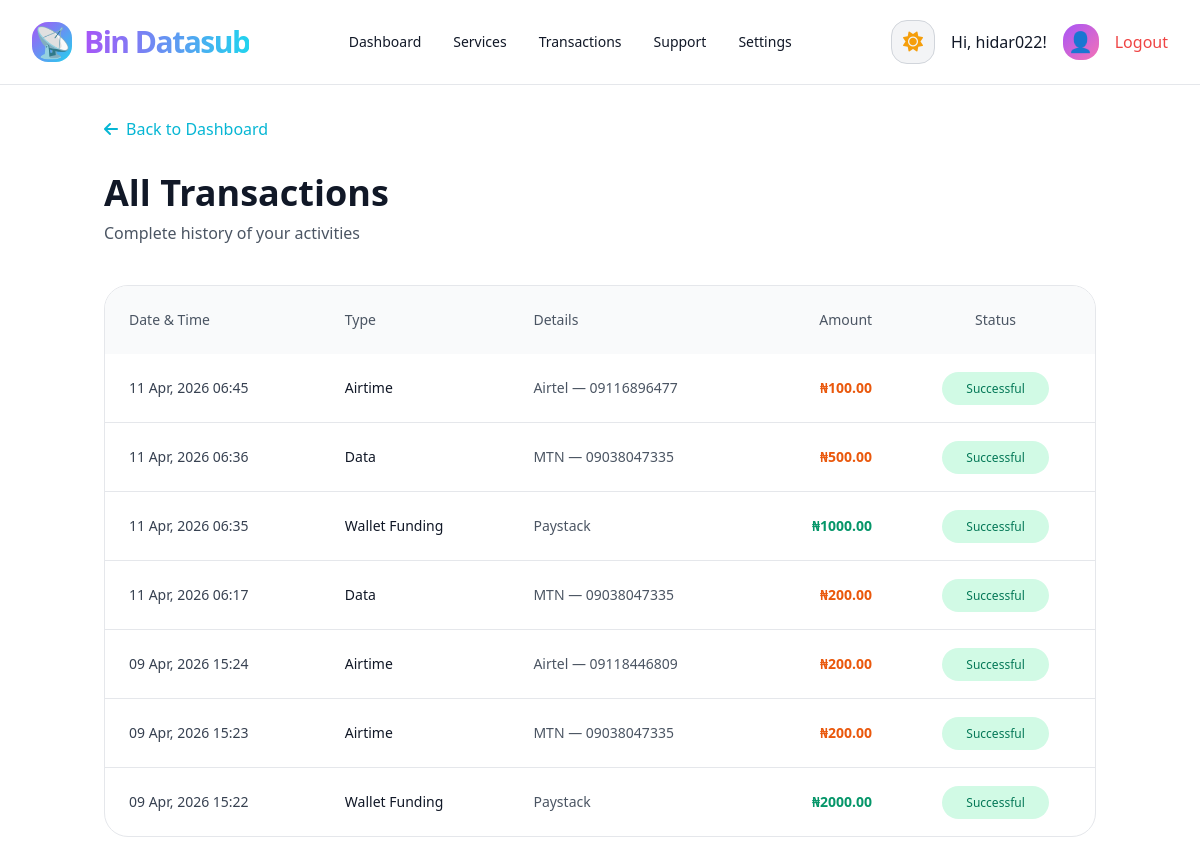
The page /transactions/ (signed in) on the database as committed earlier.
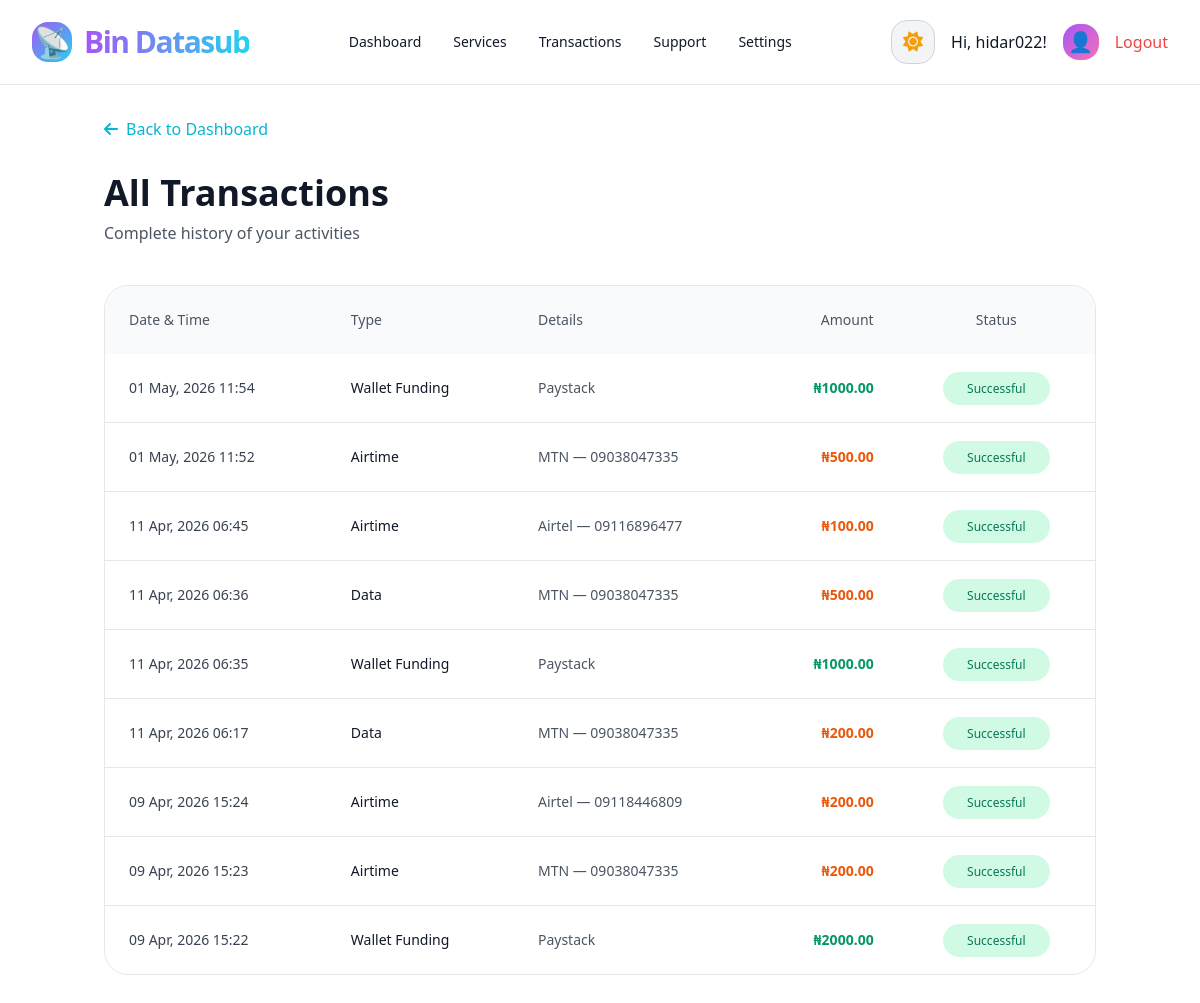
The same page on the database as committed later.
### vtuapp/models.py (models this page shows, shortened)
class Transaction(models.Model):
    user = models.ForeignKey(User, on_delete=models.CASCADE)
    transaction_type = models.CharField(max_length=50) # Airtime, Data, etc.
    amount = models.DecimalField(max_digits=10, decimal_places=2)
    provider = models.CharField(max_length=100, blank=True)
    phone_or_meter = models.CharField(max_length=50, blank=True)
    status = models.CharField(max_length=20, default='Successful')
    timestamp = models.DateTimeField(auto_now_add=True)

### vtuapp/views.py (the view)
# urls.py: path('transactions/', views.transactions_history, name='transactions'),
@login_required
def transactions_history(request):
    transactions = Transaction.objects.filter(user=request.user).order_by('-timestamp')
    return render(request, 'vtuapp/transactions.html', {'transactions': transactions})

### vtuapp/templates/vtuapp/transactions.html (shortened to what this page needs)
{% extends 'vtuapp/base.html' %}
{% block content %}
<div class="max-w-5xl mx-auto px-4 py-8">
    <a href="{% url 'dashboard' %}" class="inline-flex items-center gap-2 text-cyan-500 hover:text-cyan-600 mb-8">
        <i class="fas fa-arrow-left"></i> Back to Dashboard
    </a>
    <h1 class="text-4xl font-bold text-gray-900 dark:text-white mb-2">All Transactions</h1>
    <p class="text-gray-600 dark:text-cyan-300">Complete history of your activities</p>
    <div class="mt-10 bg-white dark:bg-[#12123a] border border-gray-200 dark:border-gray-700 rounded-3xl overflow-hidden">
        {% if transactions %}
        <div class="overflow-x-auto">
            <table class="w-full text-sm">
                <thead class="bg-gray-50 dark:bg-[#1a174a]">
                    <tr>
                        <th class="text-left p-6 font-medium text-gray-600 dark:text-gray-400">Date & Time</th>
                        <th class="text-left p-6 font-medium text-gray-600 dark:text-gray-400">Type</th>
                        <th class="text-left p-6 font-medium text-gray-600 dark:text-gray-400">Details</th>
                        <th class="text-right p-6 font-medium text-gray-600 dark:text-gray-400">Amount</th>
                        <th class="text-center p-6 font-medium text-gray-600 dark:text-gray-400">Status</th>
                    </tr>
                </thead>
                <tbody class="divide-y divide-gray-200 dark:divide-gray-800">
                    {% for tx in transactions %}
                    <tr class="hover:bg-gray-50 dark:hover:bg-[#1f1d4a] transition-colors">
                        <td class="p-6 text-gray-700 dark:text-gray-300">{{ tx.timestamp|date:"d M, Y H:i" }}</td>
                        <td class="p-6 font-medium text-gray-900 dark:text-white">{{ tx.transaction_type }}</td>
                        <td class="p-6 text-gray-600 dark:text-gray-400">
                            {{ tx.provider }} {% if tx.phone_or_meter %}— {{ tx.phone_or_meter }}{% endif %}
                        </td>
                        <td class="p-6 text-right font-semibold
                            {% if 'Funding' in tx.transaction_type %}text-emerald-600 dark:text-emerald-400{% else %}text-orange-600 dark:text-orange-400{% endif %}">
                            ₦{{ tx.amount|floatformat:2 }}
                        </td>
                        <td class="p-6 text-center">
                            <span class="bg-emerald-100 dark:bg-emerald-500/20 text-emerald-700 dark:text-emerald-400 px-6 py-2 rounded-3xl text-xs font-medium">
                                Successful
                            </span>
                        </td>
                    </tr>
                    {% endfor %}
                </tbody>
            </table>
        </div>
        {% else %}
        <div class="p-20 text-center text-gray-500 dark:text-gray-400">
            <i class="fas fa-receipt text-6xl mb-6 opacity-50"></i>
            <p class="text-xl">No transactions yet</p>
            <p class="mt-2">Your transaction history will appear here</p>
        </div>
        {% endif %}
    </div>
</div>
{% endblock %}

Rows that differ between the two databases and show on the page:
added Transaction: timestamp "01 May, 2026 11:54", transaction_type "Wallet Funding", provider "Paystack", amount "1000.00"
added Transaction: timestamp "01 May, 2026 11:52", transaction_type "Airtime", provider "MTN", phone_or_meter "09038047335", amount "500.00"
